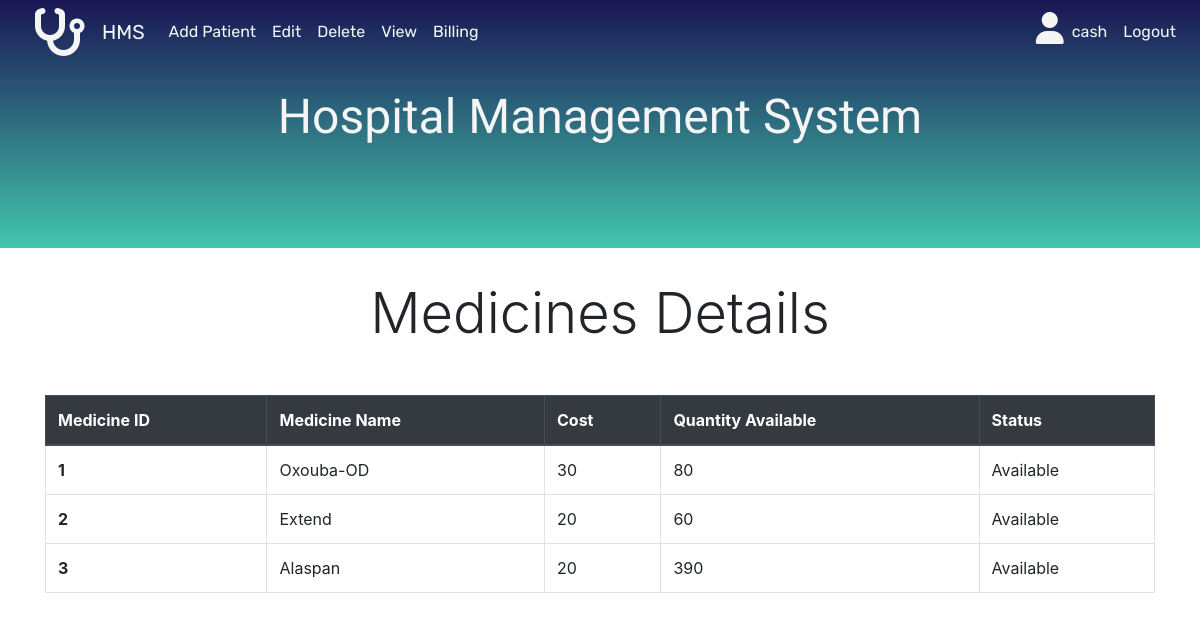
The app's page /dashboard/viewMedicine (signed in) with its own data.
### app.py (models this page shows, shortened)
class Medicine(db.Model):
    med_id = db.Column(db.Integer, primary_key=True)
    med_name = db.Column(db.String(100),unique=True)
    med_cost = db.Column(db.Integer)
    med_qty = db.Column(db.Integer)
    med_status = db.Column(db.String(50))

### app.py (the view)
@app.route("/dashboard/viewMedicine")
def viewMedicine():
    if session['logged_in']==True:
        medicines = Medicine.query.all()
        if medicines == None:
            flash("No Medicines added","danger")
            return render_template("view_medicine.html")
        else:
            return render_template("view_medicine.html",medicines=medicines)
    else:
        return redirect(url_for("login"))

### templates/view_medicine.html
{% extends "base.html" %}
{% block body %}
<div class="container mt-4">
    <div class="row justify-content-center">
        <div class="col my-2">
            <h1 class="display-4 text-center">Medicines Details</h1>
        </div>
    </div>
    <div class="row justify-content-center my-4">
    <div class="col-12 my-2">
    {% if medicines %}
    <table class=" table table-bordered table-hover">
        <thead class="thead-dark">
            <tr>
                <th scope="col">Medicine ID</th>
                <th scope="col">Medicine Name</th>
                <th scope="col">Cost</th>
                <th scope="col">Quantity Available</th>
                <th scope="col">Status</th>
            </tr>
        </thead>
        <tbody>
            {% for m in medicines %}
            <tr>
                <th>{{m.med_id}}</th>
                <td>{{m.med_name}}</td>
                <td>{{m.med_cost}}</td>
                <td>{{m.med_qty}}</td>
                <td>{{m.med_status}}</td>
            </tr>
            {% endfor %}
        </tbody>
    </table>
    {% endif %}
    </div>
    </div>
</div>
{% endblock %}

### static/style.css (style rules this page uses)
:root { --Single-font: "Sniglet", cursive; --Rubik: "Rubik", cursive; --Patua: "Patua One", cursive; --Lobster: "Lobster", cursive; --lightblack: #2e2c2caf; --bggradient: linear-gradient(to bottom, #191654, #43c6ac); --light-gray: rgba(255, 255, 255, 0.877); }

### templates/base.html (style rules this page uses)
:root { --Single-font: "Sniglet", cursive; --Rubik: "Rubik", cursive; --Patua: "Patua One", cursive; --Lobster: "Lobster", cursive; --lightblack: #2e2c2caf; --bggradient: linear-gradient(to bottom, #191654, #43c6ac); --light-gray: rgba(255, 255, 255, 0.877); }

### records on screen
Medicine: med_id "1", med_name "Oxouba-OD", med_cost "30", med_qty "80", med_status "Available"
Medicine: med_id "2", med_name "Extend", med_cost "20", med_qty "60", med_status "Available"
Medicine: med_id "3", med_name "Alaspan", med_cost "20", med_qty "390", med_status "Available"

### other values on screen
{{ session.user }} "cash"
